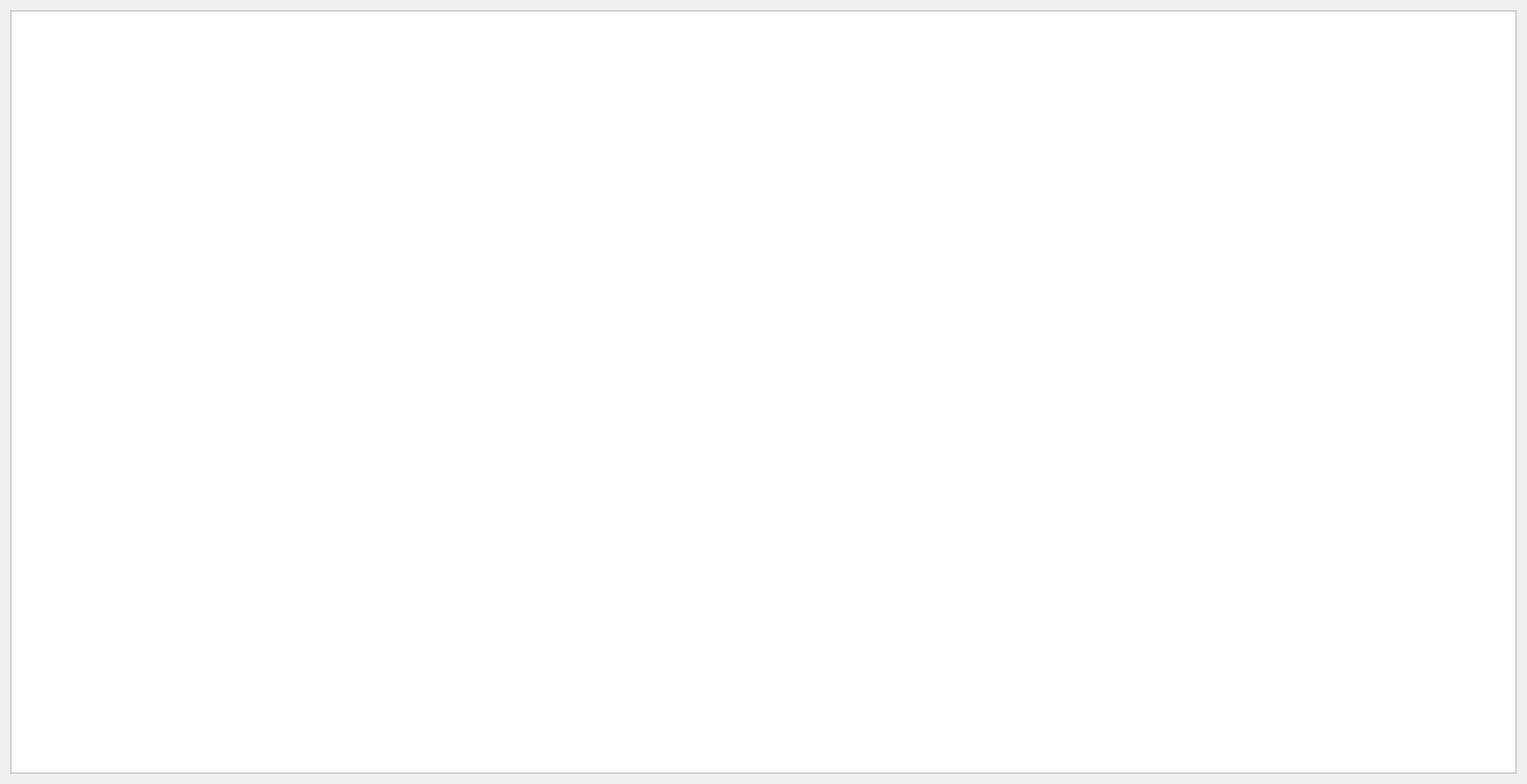
<?xml version="1.0" encoding="UTF-8"?>
<ui version="4.0">
 <class>FusionWidget</class>
 <widget class="QWidget" name="FusionWidget">
  <property name="geometry">
   <rect>
    <x>0</x>
    <y>0</y>
    <width>1600</width>
    <height>820</height>
   </rect>
  </property>
  <property name="windowTitle">
   <string>Form</string>
  </property>
  <layout class="QGridLayout" name="gridLayout">
   <item row="0" column="0">
    <layout class="QVBoxLayout" name="verticalLayout">
     <item>
      <widget class="QTableWidget" name="fusions">
       <property name="minimumSize">
        <size>
         <width>1280</width>
         <height>800</height>
        </size>
       </property>
       <property name="alternatingRowColors">
        <bool>true</bool>
       </property>
      </widget>
     </item>
    </layout>
   </item>
  </layout>
 </widget>
 <resources/>
 <connections/>
</ui>
